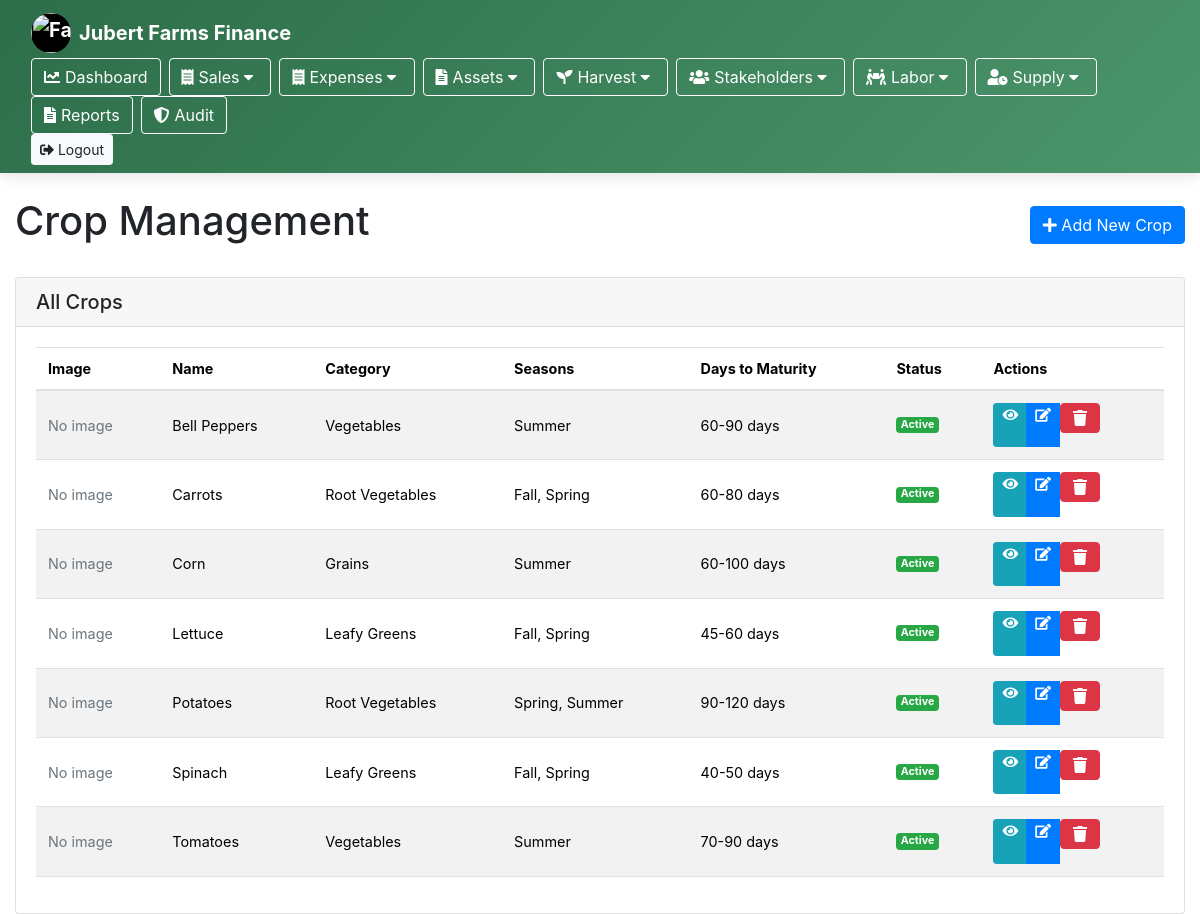
/crop_manag.php (signed in), run on the app's committed database.
### tables this page shows
CREATE TABLE IF NOT EXISTS crops (
    crop_id INT AUTO_INCREMENT PRIMARY KEY,
    crop_name VARCHAR(100) NOT NULL,
    category_id INT,
    image_path VARCHAR(255),
    description TEXT,
    soil_requirements TEXT,
    watering_needs TEXT,
    sunlight_requirements VARCHAR(100),
    days_to_maturity VARCHAR(50),
    spacing_requirements VARCHAR(100),
    common_issues TEXT,
    notes TEXT,
    is_active BOOLEAN DEFAULT TRUE,
    created_at TIMESTAMP DEFAULT CURRENT_TIMESTAMP,
    updated_at TIMESTAMP DEFAULT CURRENT_TIMESTAMP ON UPDATE CURRENT_TIMESTAMP,
    FOREIGN KEY (category_id) REFERENCES crop_categories(category_id) ON DELETE SET NULL
);

CREATE TABLE IF NOT EXISTS crop_categories (
    category_id INT AUTO_INCREMENT PRIMARY KEY,
    category_name VARCHAR(50) NOT NULL UNIQUE,
    description TEXT,
    created_at TIMESTAMP DEFAULT CURRENT_TIMESTAMP
);

### crop_manag.php (the view, shortened to what this page needs)
<?php
require_once 'config/db.php';
function getAllCrops() {
    global $conn, $error;
    try {
        $sql = "SELECT c.*, cc.category_name
                FROM crops c
                LEFT JOIN crop_categories cc ON c.category_id = cc.category_id
                ORDER BY c.crop_name";
        $result = $conn->query($sql);
        return $result;
    } catch (Exception $e) {
        $error = "Error: " . $e->getMessage();
        return false;
    }
}
function getCropSeasons($crop_id) {
    global $conn;
    $sql = "SELECT s.season_name
            FROM crop_seasons cs
            JOIN seasons s ON cs.season_id = s.season_id
            WHERE cs.crop_id = ?
            ORDER BY s.season_name";
    $stmt = $conn->prepare($sql);
    $stmt->bind_param("i", $crop_id);
    $stmt->execute();
    $result = $stmt->get_result();
    $seasons = [];
    while ($row = $result->fetch_assoc()) {
        $seasons[] = $row['season_name'];
    }
    return implode(", ", $seasons);
}
$crops = getAllCrops();
include 'views/header.php';
?>
<!DOCTYPE html>
<html lang="en">
<head>
    <link rel="stylesheet" href="https://stackpath.bootstrapcdn.com/bootstrap/4.5.2/css/bootstrap.min.css">
    <link rel="stylesheet" href="https://cdnjs.cloudflare.com/ajax/libs/font-awesome/5.15.1/css/all.min.css">
</head>
<body>
    <div class="container-fluid pt-4">
        <div class="d-flex justify-content-between align-items-center mb-4">
            <h1>Crop Management</h1>
            <a href="add_crop.php" class="btn btn-primary">
                <i class="fas fa-plus"></i> Add New Crop
            </a>
        </div>
        <div class="row">
            <div class="col-12">
                <div class="card">
                    <div class="card-header">
                        <div class="row">
                            <div class="col">
                                <h5 class="mb-0">All Crops</h5>
                            </div>
                        </div>
                    </div>
                    <div class="card-body">
                        <div class="table-responsive">
                            <table class="table table-striped table-hover crop-table">
                                <thead>
                                    <tr>
                                        <th>Image</th>
                                        <th>Name</th>
                                        <th>Category</th>
                                        <th>Seasons</th>
                                        <th>Days to Maturity</th>
                                        <th>Status</th>
                                        <th>Actions</th>
                                    </tr>
                                </thead>
                                <tbody>
                                    <?php if ($crops && $crops->num_rows > 0): ?>
                                        <?php while ($crop = $crops->fetch_assoc()): ?>
                                            <tr>
                                                <td>
                                                    <?php if (!empty($crop['image_path']) && file_exists($crop['image_path'])): ?>
                                                        <img src="<?php echo $crop['image_path']; ?>" class="preview-image" alt="<?php echo $crop['crop_name']; ?>">
                                                    <?php else: ?>
                                                        <span class="text-muted">No image</span>
                                                    <?php endif; ?>
                                                </td>
                                                <td><?php echo $crop['crop_name']; ?></td>
                                                <td><?php echo $crop['category_name']; ?></td>
                                                <td><?php echo getCropSeasons($crop['crop_id']); ?></td>
                                                <td><?php echo $crop['days_to_maturity']; ?></td>
                                                <td>
                                                    <?php if ($crop['is_active']): ?>
                                                        <span class="badge badge-success">Active</span>
                                                    <?php else: ?>
                                                        <span class="badge badge-secondary">Inactive</span>
                                                    <?php endif; ?>
                                                </td>
                                                <td>
                                                    <div class="btn-group btn-group-sm">
                                                        <a href="?view=<?php echo $crop['crop_id']; ?>" class="btn btn-info" title="View">
                                                            <i class="fas fa-eye"></i>
                                                        </a>
                                                        <a href="edit_crop.php?id=<?php echo $crop['crop_id']; ?>" class="btn btn-primary" title="Edit">
                                                            <i class="fas fa-edit"></i>
                                                        </a>
                                                        <form method="post" style="display: inline;" onsubmit="return confirm('Are you sure you want to delete this crop?');">
                                                            <button type="submit" class="btn btn-danger" title="Delete">
                                                                <i class="fas fa-trash"></i>
                                                            </button>
                                                        </form>
                                                    </div>
                                                </td>
                                            </tr>
                                        <?php endwhile; ?>
                                    <?php else: ?>
                                        <tr>
                                            <td colspan="7" class="text-center">No crops found</td>
                                        </tr>
                                    <?php endif; ?>
                                </tbody>
                            </table>
                        </div>
                    </div>
                </div>
            </div>
        </div>
    </div>
</body>
</html>

### views/header.php (style rules this page uses)
:root { --primary-color: #2c6e49; --secondary-color: #4c956c; --accent-color: #fefee3; --light-color: #f0f3f5; --dark-color: #1a3a1a; }

### crop_manag.php (style rules this page uses)
.crop-table { font-size: 0.9rem; }
.crop-table td, .crop-table th { vertical-align: middle; }

### data on the page
crops: shows "No image", crop_name "Bell Peppers", category.category_name "Vegetables", crop_id "Summer", days_to_maturity "60-90 days", is_active "Active"
crops: shows "No image", crop_name "Carrots", category.category_name "Root Vegetables", crop_id "Fall, Spring", days_to_maturity "60-80 days", is_active "Active"
crops: shows "No image", crop_name "Corn", category.category_name "Grains", crop_id "Summer", days_to_maturity "60-100 days", is_active "Active"
crops: shows "No image", crop_name "Lettuce", category.category_name "Leafy Greens", crop_id "Fall, Spring", days_to_maturity "45-60 days", is_active "Active"
crops: shows "No image", crop_name "Potatoes", category.category_name "Root Vegetables", crop_id "Spring, Summer", days_to_maturity "90-120 days", is_active "Active"
crops: shows "No image", crop_name "Spinach", category.category_name "Leafy Greens", crop_id "Fall, Spring", days_to_maturity "40-50 days", is_active "Active"
crops: shows "No image", crop_name "Tomatoes", category.category_name "Vegetables", crop_id "Summer", days_to_maturity "70-90 days", is_active "Active"
